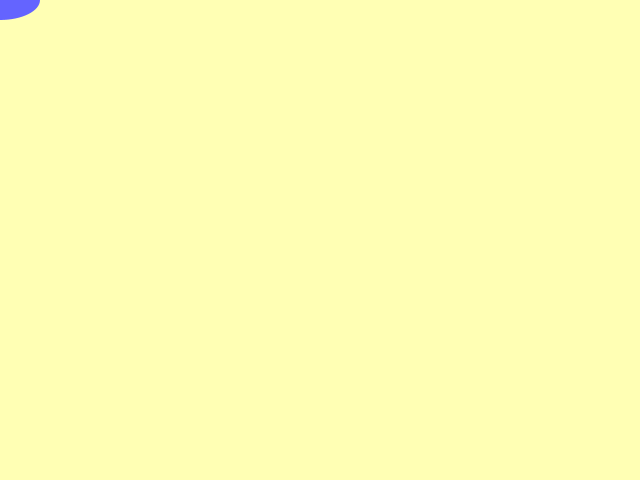
Frame 1 (no input)
Frame 60 (the mouse pressed at the canvas centre just before this capture): identical to frame 1, image omitted
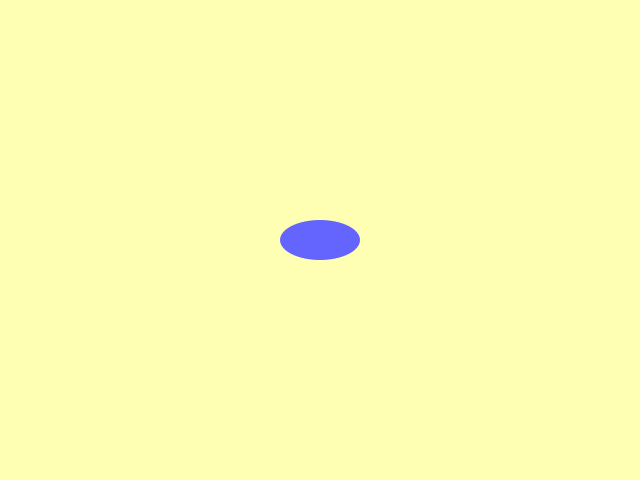
Frame 120 (the mouse held since frame 60 and released just before this capture)

The Processing sketch that drew these frames (run headless with seeded random() and noise(); from frame 60 on, the mouse is pressed at the canvas centre):

// Processing sketch: blueDot
// ── blueDot.pde
void setup() {
  size(640, 480);
} 

void draw() {
  background(255, 255, 180);

  float x = mouseX; 
  float y = mouseY;
  float xDiameter = 80;
  float yDiameter = 40;

  fill(100, 100, 255);
  noStroke();
  ellipse(x, y, xDiameter, yDiameter);
}
